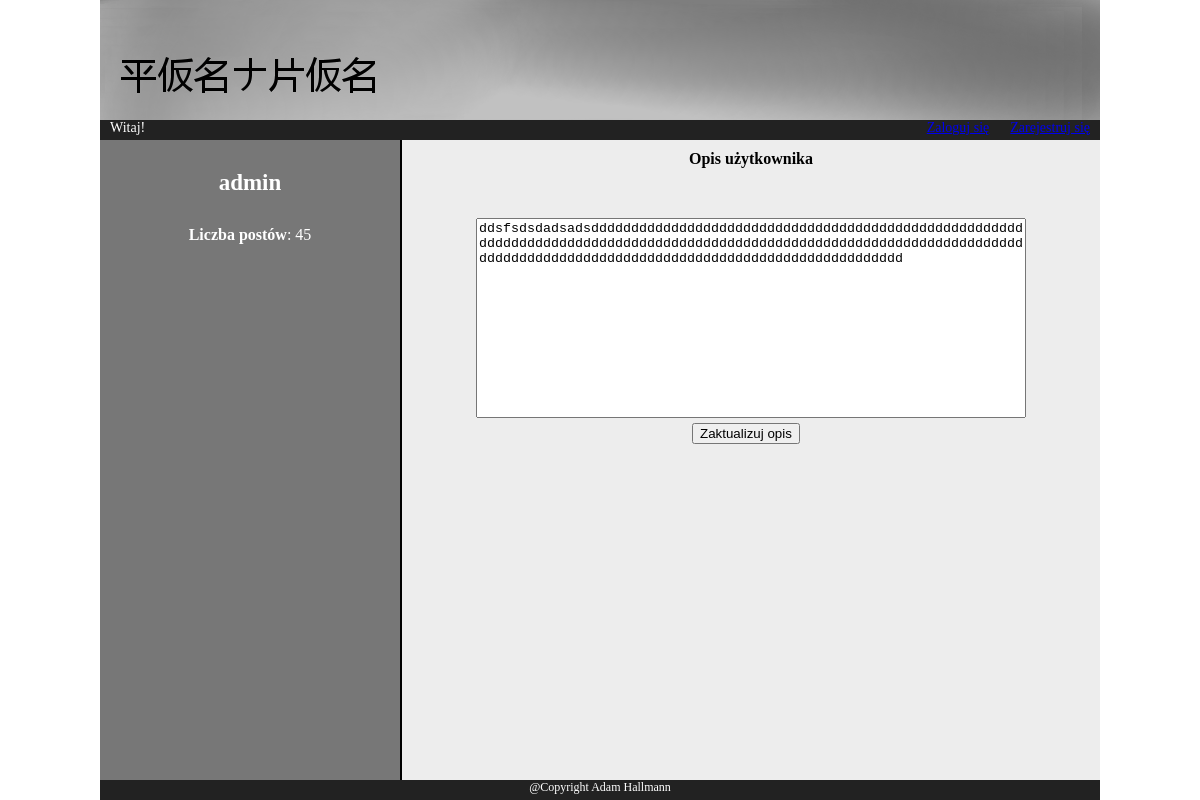
The app's page /profil.php?user=admin, older data.
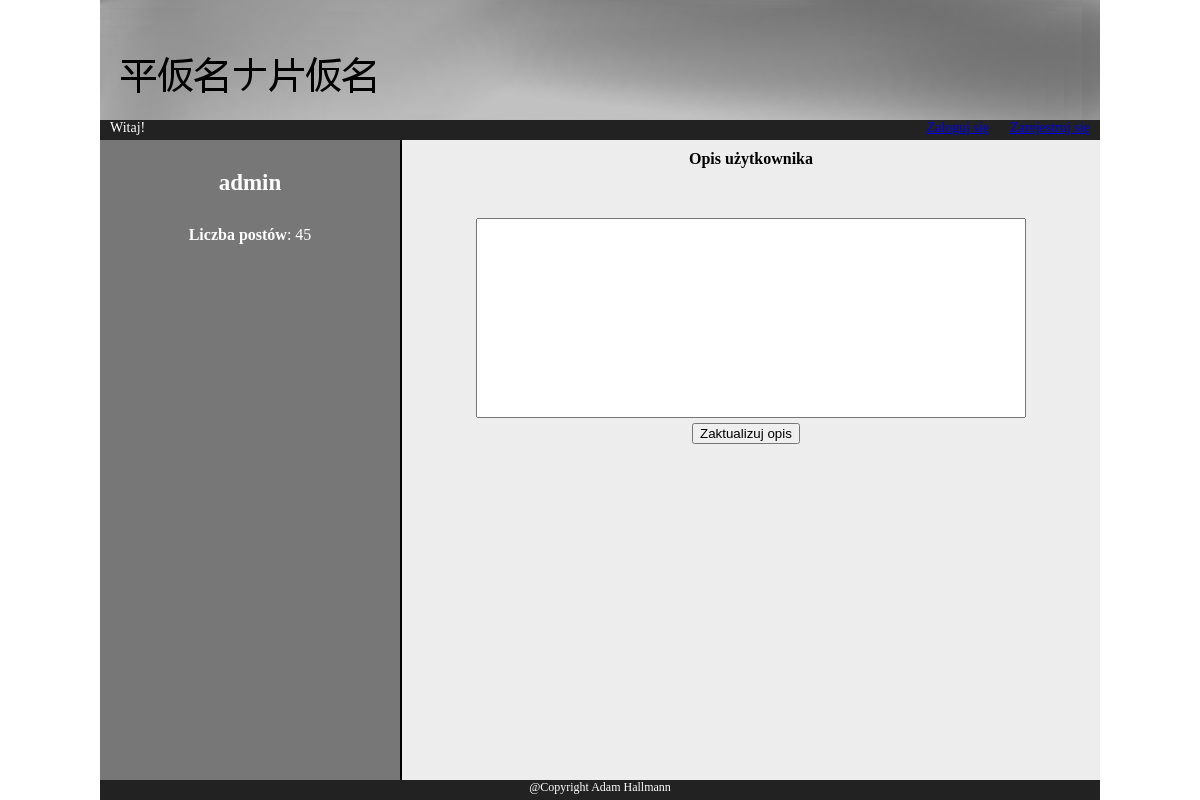
The same page, newer data.
### tables this page shows
CREATE TABLE `users` (
  `id` int(11) NOT NULL,
  `login` text NOT NULL,
  `password` text NOT NULL,
  `descr` text NOT NULL
);

### htdocs/profil.php (the view, shortened to what this page needs)
<html>
    <head>
        <link href="forum.css" rel="stylesheet">
    </head>
    <body>
        <div id="banner">
            <button type="button" style="width: 100%; height: 120px; background-image: url('banner.png'); border: none" onclick="location.href='index.php'">
            </button>
        </div>
        <div id="fixed">
            <?php
               include 'fixed.php';
            ?>
        </div>
        <div id="main">
            <?php
                if(isset($_GET["user"]))
                    $user=$_GET["user"];
                $link=mysqli_connect("localhost", "root", "", "forum");
                $returnQuery=mysqli_query($link, "SELECT users.login, users.descr FROM users WHERE login='$user'");
                $returnQuery2=mysqli_query($link, "SELECT COUNT(posts.id) AS 'id' FROM users,posts WHERE login='$user' AND posts.creator = users.id");
                $row=mysqli_fetch_assoc($returnQuery);
                $row2=mysqli_fetch_assoc($returnQuery2);
                $postCount=$row2["id"];
                $desc=$row["descr"];
                echo "<div style='width: 300px; height: 100%; background-color: #777777; color: white; float: left; border-right: 2px solid black'>
                <p style='text-align: center; margin-top: 30px; margin-bottom: 30px; font-size: 23px;'><b> $user</b></p>
                <p style='text-align:center;'><b>Liczba postów</b>: $postCount</p>";
                echo "</div>";
                echo "<div style='width: 698px; height: 100%; background-color: #ededed;float: left; overflow: auto;'>
                    <p style='text-align: center; margin-top: 10px;'><b>Opis użytkownika</b></p>
                    <form action='profil.php?user=$user' method='post' style='margin: 0px;'>
                    <textarea name='describtion' type='text' id='area'>$desc</textarea>
                    <input type='submit' value='Zaktualizuj opis' style='margin-top:5px; margin-left: 290px;' name='przycisk'>
                    </form>
                </div>";
            ?>
        </div>
        <div id="footer">
            @Copyright Adam Hallmann
        </div>
    </body>
</html>

Row changes from the older to the newer data that the page shows:
no longer on this page (row edited): users: describtion "ddsfsdsdadsadsddddddddddddddddddddddddddddddddddddddddddddddddddddddddddddddddddddddddddddddddddddddddddddddddddddddddddddddddddddddddddddddddddddddddddddddddddddddddddddddddddddddddddddddd"
